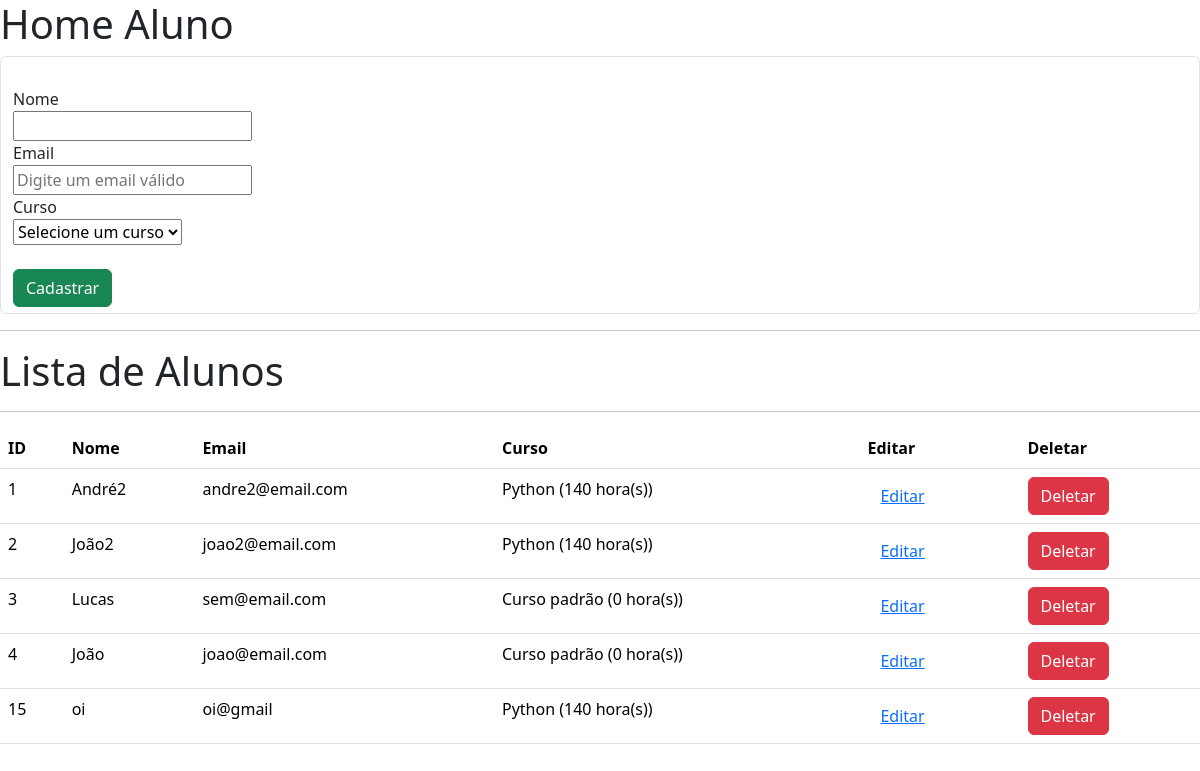
Before: /aluno/ with the older database file.
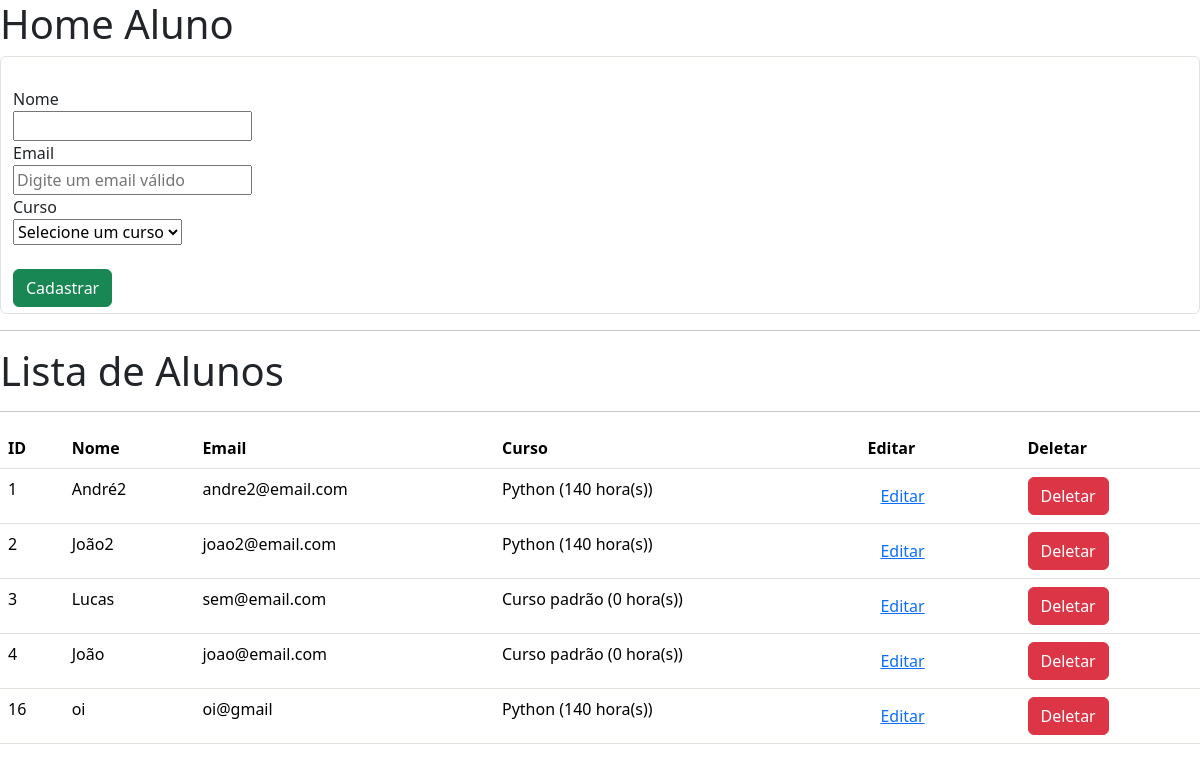
After: the same page with the newer database file.
### aluno/models.py (models this page shows, shortened)
class Aluno(models.Model):
    nome = models.CharField(max_length=255)
    email = models.EmailField(max_length=100, default="sem@email.com")
    nascimento = models.DateField(null=True)
    curso = models.ForeignKey(Curso, on_delete=models.PROTECT)

### curso/models.py (models this page shows)
class Curso(models.Model):
    nome = models.CharField(max_length=100)
    carga_horaria = models.IntegerField()
    def __str__(self):
        return f"{self.nome} ({self.carga_horaria} hora(s))"

### aluno/views.py (the view)
# urls.py: path('', views.home, name='home_aluno'),
def home(request):
    alunos = Aluno.objects.all()
    cursos = Curso.objects.all()
    return render(request, "aluno/home.html", {"alunos": alunos,"cursos": cursos})

### aluno/templates/aluno/home.html (shortened to what this page needs)
<!doctype html>
<html lang="pt">
  <head>
    <link href="https://cdn.jsdelivr.net/npm/bootstrap@5.3.8/dist/css/bootstrap.min.css" rel="stylesheet">
  </head>
  <body>
    <h1>Home Aluno</h1>
  </body>
<body>
    <form action="{% url 'cadastrar' %}" method="post" class="form-control">
        <br>
        <label>Nome</label>
        <br>
        <input type="text" id="nome" name="nome" value="" required>
        <br>
        <label>Email</label>
        <br>
        <input type="email" id="email" name="email" value="" placeholder="Digite um email válido" required>
        <br>
        <label>Curso</label>
                <br>
                <select id="curso" name="curso" required>
                <option value="">Selecione um curso</option>
                </select>
        <br>
        <br>
        <button type="submit" value="Cadastrar Aluno" class="btn btn-success">Cadastrar</button>
    </form>
    <hr>
     <h1>Lista de Alunos</h1>
     <hr>
        <table class="table">
            <thead>
                <tr>
                    <th scope="col">ID</th>
                    <th scope="col">Nome</th>
                    <th scope="col">Email</th>
                    <th scope="col">Curso</th>
                    <th scope="col">Editar</th>
                    <th escope = "col">Deletar</th>
                </tr>
            </thead>
            <tbody>
                <tr>
                    {% for aluno in alunos %}
                        <tr>
                            <td>{{aluno.id}}</td>
                            <td>{{aluno.nome}}</td>
                            <td>{{aluno.email}}</td>
                            <td>{{aluno.curso}}</td>
                            <td><a href="{% url  'editar' aluno.id %}"><button class="btn btn-link">Editar</button></a></td>
                            <td><a href="{% url  'deletar' aluno.id %}"><button class="btn btn-danger">Deletar</button></a></td>
                        </tr>
                </tr>
                    {% endfor %}
            </tbody>
        </table>
</body>
</html>

Changed rows visible on the page:
removed Aluno: id "15", nome "oi", email "oi@gmail", curso "Python (140 hora(s))"
added Aluno: id "16", nome "oi", email "oi@gmail", curso "Python (140 hora(s))"
